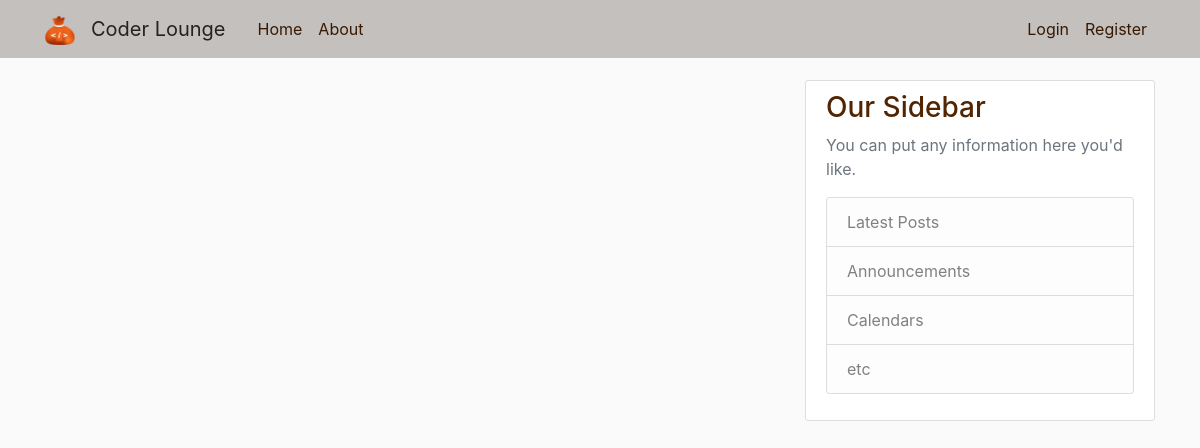
Page /home on the earlier database version.
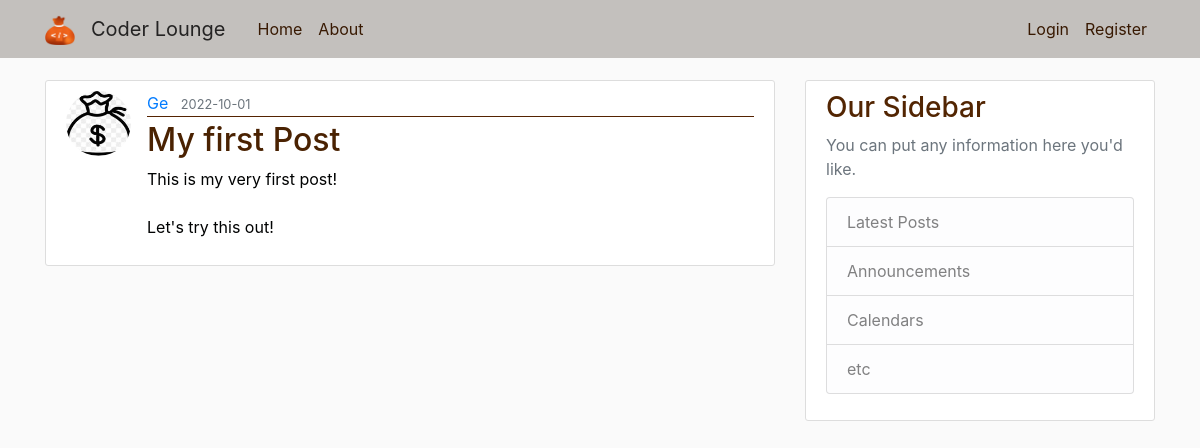
Same page on the later database version.
### flaskblog/models.py (models this page shows, shortened)
class Post(db.Model):
  id = db.Column(db.Integer, primary_key=True)
  title = db.Column(db.String(100), nullable=False)
  date_posted = db.Column(db.DateTime, nullable=False, default=datetime.utcnow)
  content = db.Column(db.Text, nullable=False)
  user_id = db.Column(db.Integer, db.ForeignKey('user.id'), nullable=False)

class User(db.Model, UserMixin):
  id = db.Column(db.Integer, primary_key=True)
  username = db.Column(db.String(20), unique=True, nullable=False)
  email = db.Column(db.String(120), unique=True, nullable=False)
  image_file = db.Column(db.String(20), nullable=False, default='default.jpg')
  password = db.Column(db.String(60), nullable=False)
  posts = db.relationship('Post', backref='author', lazy=True)

### flaskblog/routes.py (the view)
@app.route("/")
@app.route("/home")
def home():
  posts = Post.query.all()
  return render_template('home.html', posts=posts)

### flaskblog/templates/home.html
{% extends "layout.html" %}
{% block content %}
    {% for post in posts %}
      <article class="media content-section">
        <img class="rounded-circle article-img" src=" {{ url_for('static', filename='profile_pics/' + post.author.image_file) }}">
        <div class="media-body">
          <div class="article-metadata">
            <a class="mr-2" href="#">{{ post.author.username }}</a>
            <small class="text-muted">{{ post.date_posted.strftime('%Y-%m-%d') }}</small>
          </div>
          <h2><a class="article-title" href="#">{{ post.title }}</a></h2>
          <p class="article-content">{{ post.content }}</p>
        </div>
      </article>
    {% endfor %}
{% endblock content %}

### flaskblog/templates/layout.html (shortened to what this page needs)
<!DOCTYPE html>
<html>
  <head>
    <link rel="stylesheet" href="https://stackpath.bootstrapcdn.com/bootstrap/4.3.1/css/bootstrap.min.css">
    <link rel="stylesheet" type="text/css" href="{{ url_for ('static', filename='main.css') }}">
  </head>
  <body>
    <header class="site-header">
      <nav class="navbar navbar-expand-md navbar-dark bg-steel fixed-top">
        <div class="container">
          <a class="navbar-brand" href="#">
            <img src="/static/img/project-logo.png" width="30" height="30" alt="">
          <a class="navbar-brand mr-4" href="/">Coder Lounge</a>
          <div class="collapse navbar-collapse" id="navbarToggle">
            <div class="navbar-nav mr-auto">
              <a class="nav-item nav-link" href="{{ url_for('home') }}">Home</a>
              <a class="nav-item nav-link" href="{{ url_for('about') }}">About</a>
            </div>
            <div class="navbar-nav">
              {% if current_user.is_authenticated %}
                <a class="nav-item nav-link" href="{{ url_for('new_post') }}">New Post</a>
                <a class="nav-item nav-link" href="{{ url_for('account') }}">Account</a>
                <a class="nav-item nav-link" href="{{ url_for('logout') }}">Logout</a>
              {% else %}
                <a class="nav-item nav-link" href="{{ url_for('login') }}">Login</a>
                <a class="nav-item nav-link"  href="{{ url_for('register') }}">
                  Register
                </a>
              {% endif %}
              </div>
          </div>
        </div>
      </nav>
    </header>
    <main role="main" class="container">
      <div class="row">
        <div class="col-md-8">
        {% block content %}{% endblock %}
        </div>
        <div class="col-md-4">
          <div class="content-section">
            <h3>Our Sidebar</h3>
            <p class='text-muted'>You can put any information here you'd like.
              <ul class="list-group">
                <li class="list-group-item list-group-item-light">Latest Posts</li>
                <li class="list-group-item list-group-item-light">Announcements</li>
                <li class="list-group-item list-group-item-light">Calendars</li>
                <li class="list-group-item list-group-item-light">etc</li>
              </ul>
            </p>
          </div>
        </div>
      </div>
    </main>
  </body>
  </html>

### flaskblog/static/main.css (style rules this page uses)
body { background: #fafafa; color: #000202; margin-top: 5rem; }
h1, h2, h3, h4, h5, h6 { color: #522502; }
.bg-steel { background-color: #c3c0bd; }
.navbar-dark .navbar-brand { color: rgb(36, 35, 35); }
.site-header .navbar-nav .nav-link { color: #381902; }
.content-section { background: #ffffff; padding: 10px 20px; border: 1px solid #dddddd; border-radius: 3px; margin-bottom: 20px; }
.article-title { color: #4a2202; }
.article-content { white-space: pre-line; }
.article-img { height: 65px; width: 65px; margin-right: 16px; }
.article-metadata { padding-bottom: 1px; margin-bottom: 4px; border-bottom: 1px solid #552301 }

Differences in the rows shown:
added Post: image_file (picture), author.username "Ge", date_posted "2022-10-01", title "My first Post", content "This is my very first post! Let's try this out!"
